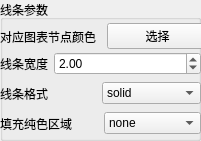
        <widget class="QGroupBox" name="groupBox_2">
         <property name="geometry">
          <rect>
           <x>210</x>
           <y>200</y>
           <width>201</width>
           <height>141</height>
          </rect>
         </property>
         <property name="title">
          <string>线条参数</string>
         </property>
         <widget class="QWidget" name="layoutWidget">
          <property name="geometry">
           <rect>
            <x>0</x>
            <y>50</y>
            <width>201</width>
            <height>28</height>
           </rect>
          </property>
          <layout class="QHBoxLayout" name="horizontalLayout_10">
           <item>
            <widget class="QLabel" name="label_29">
             <property name="sizePolicy">
              <sizepolicy hsizetype="Fixed" vsizetype="Preferred">
               <horstretch>0</horstretch>
               <verstretch>0</verstretch>
              </sizepolicy>
             </property>
             <property name="text">
              <string>线条宽度</string>
             </property>
            </widget>
           </item>
           <item>
            <widget class="QDoubleSpinBox" name="doubleSpinBox_line_width">
             <property name="value">
              <double>2.000000000000000</double>
             </property>
            </widget>
           </item>
          </layout>
         </widget>
         <widget class="QWidget" name="layoutWidget">
          <property name="geometry">
           <rect>
            <x>0</x>
            <y>80</y>
            <width>201</width>
            <height>27</height>
           </rect>
          </property>
          <layout class="QHBoxLayout" name="horizontalLayout_11">
           <item>
            <widget class="QLabel" name="label_30">
             <property name="text">
              <string>线条格式</string>
             </property>
            </widget>
           </item>
           <item>
            <widget class="QComboBox" name="comboBox_line_dash">
             <item>
              <property name="text">
               <string>solid</string>
              </property>
             </item>
             <item>
              <property name="text">
               <string>dash</string>
              </property>
             </item>
             <item>
              <property name="text">
               <string>dot</string>
              </property>
             </item>
             <item>
              <property name="text">
               <string>longdash</string>
              </property>
             </item>
             <item>
              <property name="text">
               <string>dashdot</string>
              </property>
             </item>
             <item>
              <property name="text">
               <string>longdashdot</string>
              </property>
             </item>
            </widget>
           </item>
          </layout>
         </widget>
         <widget class="QWidget" name="layoutWidget">
          <property name="geometry">
           <rect>
            <x>0</x>
            <y>20</y>
            <width>208</width>
            <height>33</height>
           </rect>
          </property>
          <layout class="QHBoxLayout" name="horizontalLayout_13">
           <item>
            <widget class="QLabel" name="label_28">
             <property name="text">
              <string>对应图表节点颜色</string>
             </property>
            </widget>
           </item>
           <item>
            <widget class="QPushButton" name="line_color_Btn">
             <property name="text">
              <string>选择</string>
             </property>
            </widget>
           </item>
          </layout>
         </widget>
         <widget class="QWidget" name="">
          <property name="geometry">
           <rect>
            <x>0</x>
            <y>110</y>
            <width>201</width>
            <height>27</height>
           </rect>
          </property>
          <layout class="QHBoxLayout" name="horizontalLayout">
           <item>
            <widget class="QLabel" name="label_26">
             <property name="text">
              <string>填充纯色区域</string>
             </property>
            </widget>
           </item>
           <item>
            <widget class="QComboBox" name="comboBox_fill">
             <item>
              <property name="text">
               <string>none</string>
              </property>
             </item>
             <item>
              <property name="text">
               <string>tozeroy</string>
              </property>
             </item>
             <item>
              <property name="text">
               <string>tozerox</string>
              </property>
             </item>
             <item>
              <property name="text">
               <string>tonexty</string>
              </property>
             </item>
             <item>
              <property name="text">
               <string>tonextx</string>
              </property>
             </item>
             <item>
              <property name="text">
               <string>toself</string>
              </property>
             </item>
             <item>
              <property name="text">
               <string>tonext</string>
              </property>
             </item>
            </widget>
           </item>
          </layout>
         </widget>
        </widget>
